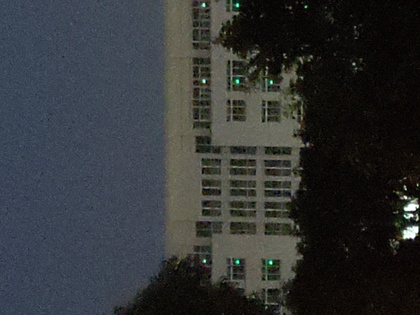
%> input picture Homework/Week 8/DT_homework_8/2_Wiener_Filter_Implement/02.jpg, 420 x 315 px, shrunk from 4032 x 3024 before the run
$ octave gau.m   (GNU Octave 9; MATLAB toolbox functions it lacks are replaced by stand-ins)
%> lines starting %> are read from the running program, lines starting %| are printed output that depends on the picture
img=im2double(imread ('02.jpg'));
img=rgb2gray(img);
%> img: size 315x420 double
%imshow(img);
sw=45;
K=zeros(sw,sw);
sigma=10;
W=0;
for i=1:sw
    for j=1:sw
        s=(i-ceil(sw/2)).^2+(j-ceil(sw/2)).^2;
        K(i,j)=exp(-1*(s)/(2*(sigma.^2)));
        W=W+K(i,j);
    end
end
K=K/W;
[m,n]=size(img);
%> m = 315; n = 420
out=zeros(m,n);
I=padarray(img,[floor(sw/2),floor(sw/2)]);
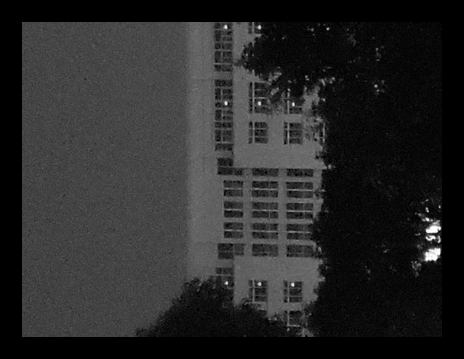
%> I: size 359x464 double; min 0, max 1, mean 0.161
for i=1:(m)
    for j=1:(n)
        t=I(i:i+sw-1,j:j+sw-1);
        t=double(t);
        con=t.*K;
        out(i,j)=sum(con(:));
    end
end
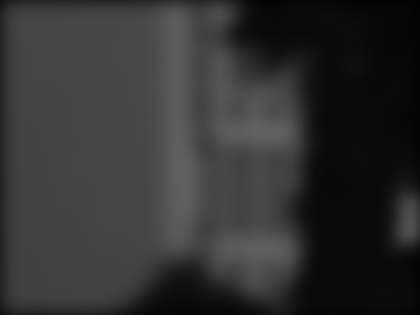
%> out: size 315x420 double; min 0.00736, max 0.383, mean 0.196
imwrite(out,'02result50.jpg');
